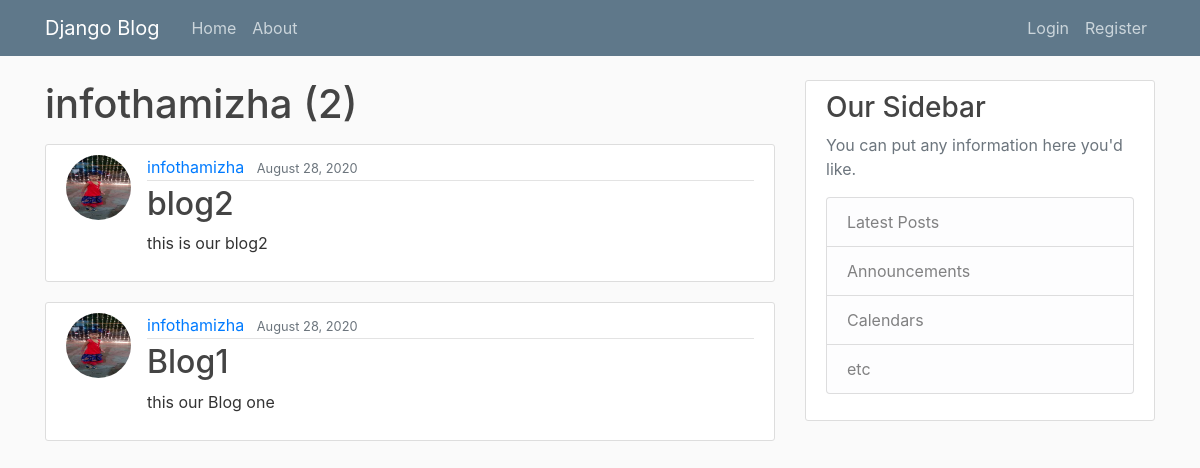
Page /user/infothamizha/ on the committed database.
### blog/models.py (models this page shows, shortened)
class Post(models.Model):
	title = models.CharField(max_length=100)
	content = models.TextField()
	date_posted = models.DateTimeField(default=timezone.now)
	author = models.ForeignKey(User, on_delete=models.CASCADE)

### users/models.py (models this page shows, shortened)
class Profile(models.Model):
	user = models.OneToOneField(User, on_delete = models.CASCADE )
	image = models.ImageField(default='default.jpeg',
		upload_to = 'profile_pics',
		null=True,
		blank=True)

### blog/views.py (the view)
# urls.py: path('user/<str:username>/',UserPostListView.as_view(), name ='user-posts'),
class UserPostListView(ListView):
	model = Post
	template_name = 'blog/user_posts.html' #<app>/<model>_<classtype>.html
	context_object_name = 'posts'
	paginate_by = 5
	def get_queryset(self):
		user = get_object_or_404(User, username = self.kwargs.get('username'))
		return Post.objects.filter(author = user).order_by('-date_posted')

### blog/templates/blog/user_posts.html (shortened to what this page needs)
{% extends 'blog/base.html' %}
	{% block content %}
  <h1 class ="mb-3" >{{ view.kwargs.username }} ({{ page_obj.paginator.count }})</h1>
		{% for post in posts %}
			<article class="media content-section">
        <img class = "rounded-circle article-img" src ="{{ post.author.profile.image.url }}">
  				<div class="media-body">
    				<div class="article-metadata">
      					<a class="mr-2" href="{% url 'user-posts' post.author.username %}">{{ post.author }}</a>
      					<small class="text-muted">{{ post.date_posted|date:'F d, Y' }}</small>
    				</div>
    			<h2><a class="article-title" href="{% url 'post-detail' post.id %}">{{ post.title }}</a></h2>
    			<p class="article-content">{{ post.content }}</p>
  				</div>
			</article>
		{% endfor %}
	{% endblock content%}

### blog/static/blog/main.css (style rules this page uses)
body { background: #fafafa; color: #333333; margin-top: 5rem; }
h1, h2, h3, h4, h5, h6 { color: #444444; }
.content-section { background: #ffffff; padding: 10px 20px; border: 1px solid #dddddd; border-radius: 3px; margin-bottom: 20px; }
.article-title { color: #444444; }
.article-content { white-space: pre-line; }
.article-img { height: 65px; width: 65px; margin-right: 16px; }
.article-metadata { padding-bottom: 1px; margin-bottom: 4px; border-bottom: 1px solid #e3e3e3 }

### rows in the picture
Post: author.profile.image (placeholder picture), author "infothamizha", date_posted "August 28, 2020", title "blog2", content "this is our blog2"
Post: author.profile.image (placeholder picture), author "infothamizha", date_posted "August 28, 2020", title "Blog1", content "this our Blog one"

### other values in the picture
{{ view.kwargs.username }} "infothamizha"
{{ page_obj.paginator.count }} "2"
